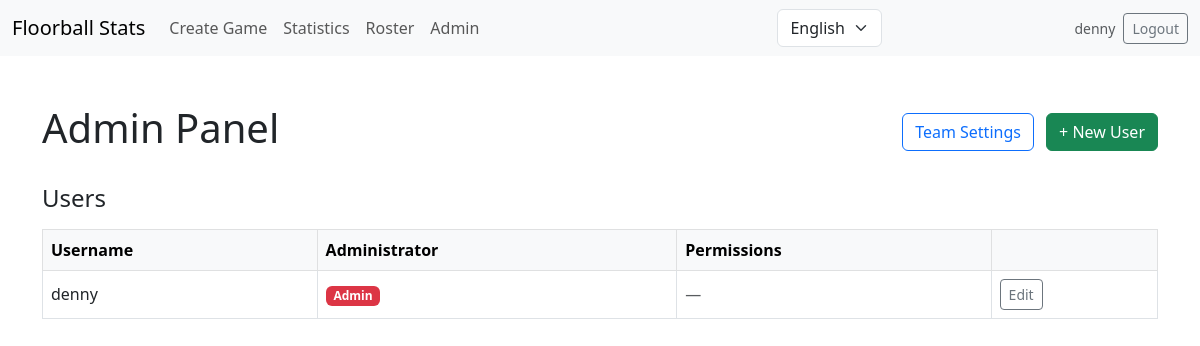
Page /admin/ (signed in) on the committed database.
### models/auth_models.py (models this page shows, shortened)
class User(db.Model):
    __tablename__ = 'users'
    id = db.Column(db.Integer, primary_key=True)
    username = db.Column(db.Text, unique=True, nullable=False)
    password_hash = db.Column(db.Text, nullable=False)
    is_admin = db.Column(db.Integer, default=0, nullable=False)  # 0/1
    created_at = db.Column(db.Text, nullable=False,
                           default=lambda: datetime.now(timezone.utc).isoformat())
    permissions = db.relationship('TeamPermission', backref='user',
                                  cascade='all, delete-orphan', lazy=True)

### routes/admin_routes.py (the view)
@admin_bp.route('/')
def index():
    guard = _require_admin()
    if guard:
        return guard
    users = User.query.order_by(User.username).all()
    return render_template('admin/index.html', users=users)

### routes/admin_routes.py (called while the page is built)
def _require_admin():
    if not session.get('authenticated'):
        return redirect(url_for('game.index'))
    if session.get('is_admin_session'):
        return None
    user_id = session.get('user_id')
    if user_id:
        user = db.session.get(User, user_id)
        if user and user.is_admin:
            return None
    return redirect(url_for('game.index'))

### templates/admin/index.html
{% extends 'base.html' %}
{% block content %}
<div class="container py-4">
    <div class="d-flex justify-content-between align-items-center mb-4">
        <h1>{{ g.t.get('admin_panel', 'Admin Panel') }}</h1>
        <div>
            <a href="{{ url_for('admin.team_settings') }}" class="btn btn-outline-primary me-2">
                {{ g.t.get('team_settings_nav', 'Team Settings') }}
            </a>
            <a href="{{ url_for('admin.new_user') }}" class="btn btn-success">
                + {{ g.t.get('new_user', 'New User') }}
            </a>
        </div>
    </div>
    <h2 class="h4 mb-3">{{ g.t.get('users', 'Users') }}</h2>
    {% if users %}
    <div class="table-responsive">
        <table class="table table-bordered align-middle">
            <thead class="table-light">
                <tr>
                    <th>{{ g.t.get('username', 'Username') }}</th>
                    <th>{{ g.t.get('is_admin', 'Admin') }}</th>
                    <th>{{ g.t.get('permissions', 'Permissions') }}</th>
                    <th></th>
                </tr>
            </thead>
            <tbody>
            {% for user in users %}
            <tr>
                <td>{{ user.username }}</td>
                <td>
                    {% if user.is_admin %}
                    <span class="badge bg-danger">Admin</span>
                    {% else %}
                    <span class="badge bg-secondary">User</span>
                    {% endif %}
                </td>
                <td>
                    {% for perm in user.permissions %}
                    <span class="badge bg-info text-dark me-1">{{ perm.category }}: {{ perm.role }}</span>
                    {% else %}
                    <span class="text-muted">—</span>
                    {% endfor %}
                </td>
                <td>
                    <a href="{{ url_for('admin.edit_user', user_id=user.id) }}" class="btn btn-sm btn-outline-secondary">
                        Edit
                    </a>
                </td>
            </tr>
            {% endfor %}
            </tbody>
        </table>
    </div>
    {% else %}
    <p class="text-muted">No users yet. <a href="{{ url_for('admin.new_user') }}">Create the first user.</a></p>
    {% endif %}
</div>
{% endblock %}

### templates/base.html (shortened to what this page needs)
<!DOCTYPE html>
<html lang="{{ g.get('lang', 'en') if g is defined else 'en' }}">
<head>
    <link rel="stylesheet" href="https://cdn.jsdelivr.net/npm/bootstrap@5.3.0/dist/css/bootstrap.min.css">
</head>
<body>
    <nav class="navbar navbar-expand-lg navbar-light bg-light mb-4" aria-label="Main navigation">
        <div class="container-fluid">
            <a class="navbar-brand" href="/">{{ g.t['brand'] }}</a>
            <div class="collapse navbar-collapse" id="navbarNav">
                <ul class="navbar-nav me-auto mb-2 mb-lg-0">
                    <li class="nav-item"><a class="nav-link" href="/create_game">{{ g.t['create_game'] }}</a></li>
                    <li class="nav-item"><a class="nav-link" href="/stats">{{ g.t['stats'] }}</a></li>
                    <li class="nav-item"><a class="nav-link" href="/roster">{{ g.t['roster'] }}</a></li>
                    {% if g.is_admin_session or (g.current_user and g.current_user.is_admin) %}
                    <li class="nav-item"><a class="nav-link" href="/admin/">{{ g.t.get('admin', 'Admin') }}</a></li>
                    {% endif %}
                </ul>
                <form class="d-flex order-2 order-lg-1" method="post" action="/set_language">
                    <select name="lang" class="form-select me-2" aria-label="Change language"
                        onchange="this.form.submit()">
                        <option value="en" {% if g.get('lang', 'en' )=='en' %}selected{% endif %}>{{ g.t['lang_en'] }}
                        </option>
                    </select>
                </form>
                {% if session.get('authenticated') %}
                <div class="ms-2 order-3 d-flex align-items-center gap-2">
                    {% if g.current_user %}<span class="text-muted small d-none d-lg-inline">{{ g.current_user.username }}</span>{% endif %}
                    <a href="/logout" class="btn btn-outline-secondary btn-sm">{{ g.t.get('logout', 'Logout') }}</a>
                </div>
                {% else %}
                <div class="ms-2 order-3">
                    <a href="/login" class="btn btn-outline-primary btn-sm">{{ g.t.get('user_login', 'Login') }}</a>
                </div>
                {% endif %}
            </div>
        </div>
    </nav>
    <main tabindex="-1">
        {% block content %}{% endblock %}
    </main>
</body>
</html>

### rows in the picture
User: current_user.username "denny", username "denny", is_admin "Admin"

### other values in the picture
{{ g.t['brand'] }} "Floorball Stats"
{{ g.t['create_game'] }} "Create Game"
{{ g.t['stats'] }} "Statistics"
{{ g.t['roster'] }} "Roster"
{{ g.t.get('admin', 'Admin') }} "Admin"
{{ g.t.get('logout', 'Logout') }} "Logout"
{{ g.t.get('admin_panel', 'Admin Panel') }} "Admin Panel"
{{ g.t.get('team_settings_nav', 'Team Settings') }} "Team Settings"
{{ g.t.get('new_user', 'New User') }} "New User"
{{ g.t.get('users', 'Users') }} "Users"
{{ g.t.get('username', 'Username') }} "Username"
{{ g.t.get('is_admin', 'Admin') }} "Administrator"
{{ g.t.get('permissions', 'Permissions') }} "Permissions"
form field lang "English"
